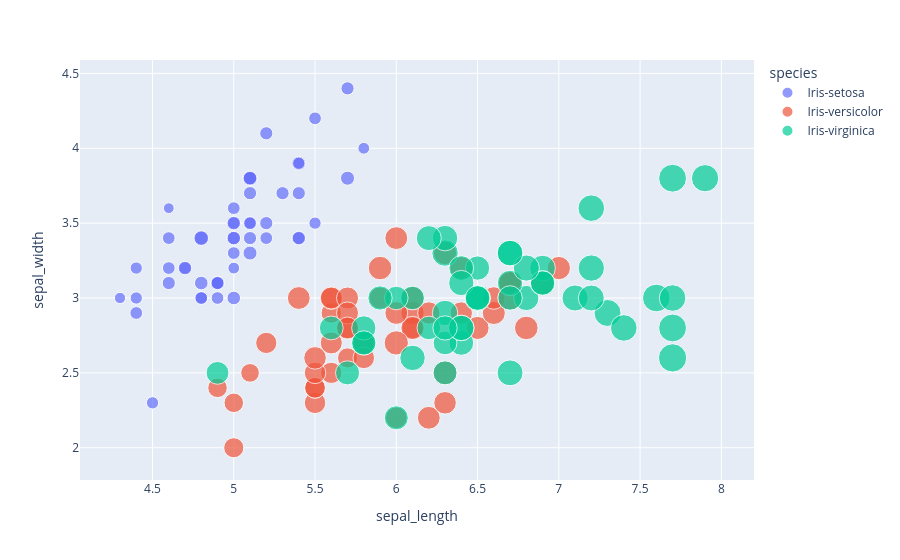

This figure's notebook cell:
### Code cell
plot_sepal = px.scatter(iris, x="sepal_length", y="sepal_width", color="species", size="petal_length")
plot_sepal.show()

### Figure 1 — Plotly figure (JSON) as saved in the notebook; plotly's stock layout.template omitted (floating-point values rounded to 4 significant figures)
{"data": [{"hovertemplate": "species=Iris-setosa<br>sepal_length=%{x}<br>sepal_width=%{y}<br>petal_length=%{marker.size}<extra></extra>", "legendgroup": "Iris-setosa", "marker": {"color": "#636efa", "size": [1.4, 1.4, 1.3, 1.5, 1.4, 1.7, 1.4, 1.5, 1.4, 1.5, 1.5, 1.6, 1.4, 1.1, 1.2, 1.5, 1.3, 1.4, 1.7, 1.5, 1.7, 1.5, 1.0, 1.7, 1.9, 1.6, 1.6, 1.5, 1.4, 1.6, 1.6, 1.5, 1.5, 1.4, 1.5, 1.2, 1.3, 1.5, 1.3, 1.5, 1.3, 1.3, 1.3, 1.6, 1.9, 1.4, 1.6, 1.4, 1.5, 1.4], "sizemode": "area", "sizeref": 0.01725, "symbol": "circle"}, "mode": "markers", "name": "Iris-setosa", "orientation": "v", "showlegend": true, "type": "scatter", "x": [5.1, 4.9, 4.7, 4.6, 5.0, 5.4, 4.6, 5.0, 4.4, 4.9, 5.4, 4.8, 4.8, 4.3, 5.8, 5.7, 5.4, 5.1, 5.7, 5.1, 5.4, 5.1, 4.6, 5.1, 4.8, 5.0, 5.0, 5.2, 5.2, 4.7, 4.8, 5.4, 5.2, 5.5, 4.9, 5.0, 5.5, 4.9, 4.4, 5.1, 5.0, 4.5, 4.4, 5.0, 5.1, 4.8, 5.1, 4.6, 5.3, 5.0], "xaxis": "x", "y": [3.5, 3.0, 3.2, 3.1, 3.6, 3.9, 3.4, 3.4, 2.9, 3.1, 3.7, 3.4, 3.0, 3.0, 4.0, 4.4, 3.9, 3.5, 3.8, 3.8, 3.4, 3.7, 3.6, 3.3, 3.4, 3.0, 3.4, 3.5, 3.4, 3.2, 3.1, 3.4, 4.1, 4.2, 3.1, 3.2, 3.5, 3.1, 3.0, 3.4, 3.5, 2.3, 3.2, 3.5, 3.8, 3.0, 3.8, 3.2, 3.7, 3.3], "yaxis": "y"}, {"hovertemplate": "species=Iris-versicolor<br>sepal_length=%{x}<br>sepal_width=%{y}<br>petal_length=%{marker.size}<extra></extra>", "legendgroup": "Iris-versicolor", "marker": {"color": "#EF553B", "size": [4.7, 4.5, 4.9, 4.0, 4.6, 4.5, 4.7, 3.3, 4.6, 3.9, 3.5, 4.2, 4.0, 4.7, 3.6, 4.4, 4.5, 4.1, 4.5, 3.9, 4.8, 4.0, 4.9, 4.7, 4.3, 4.4, 4.8, 5.0, 4.5, 3.5, 3.8, 3.7, 3.9, 5.1, 4.5, 4.5, 4.7, 4.4, 4.1, 4.0, 4.4, 4.6, 4.0, 3.3, 4.2, 4.2, 4.2, 4.3, 3.0, 4.1], "sizemode": "area", "sizeref": 0.01725, "symbol": "circle"}, "mode": "markers", "name": "Iris-versicolor", "orientation": "v", "showlegend": true, "type": "scatter", "x": [7.0, 6.4, 6.9, 5.5, 6.5, 5.7, 6.3, 4.9, 6.6, 5.2, 5.0, 5.9, 6.0, 6.1, 5.6, 6.7, 5.6, 5.8, 6.2, 5.6, 5.9, 6.1, 6.3, 6.1, 6.4, 6.6, 6.8, 6.7, 6.0, 5.7, 5.5, 5.5, 5.8, 6.0, 5.4, 6.0, 6.7, 6.3, 5.6, 5.5, 5.5, 6.1, 5.8, 5.0, 5.6, 5.7, 5.7, 6.2, 5.1, 5.7], "xaxis": "x", "y": [3.2, 3.2, 3.1, 2.3, 2.8, 2.8, 3.3, 2.4, 2.9, 2.7, 2.0, 3.0, 2.2, 2.9, 2.9, 3.1, 3.0, 2.7, 2.2, 2.5, 3.2, 2.8, 2.5, 2.8, 2.9, 3.0, 2.8, 3.0, 2.9, 2.6, 2.4, 2.4, 2.7, 2.7, 3.0, 3.4, 3.1, 2.3, 3.0, 2.5, 2.6, 3.0, 2.6, 2.3, 2.7, 3.0, 2.9, 2.9, 2.5, 2.8], "yaxis": "y"}, {"hovertemplate": "species=Iris-virginica<br>sepal_length=%{x}<br>sepal_width=%{y}<br>petal_length=%{marker.size}<extra></extra>", "legendgroup": "Iris-virginica", "marker": {"color": "#00cc96", "size": [6.0, 5.1, 5.9, 5.6, 5.8, 6.6, 4.5, 6.3, 5.8, 6.1, 5.1, 5.3, 5.5, 5.0, 5.1, 5.3, 5.5, 6.7, 6.9, 5.0, 5.7, 4.9, 6.7, 4.9, 5.7, 6.0, 4.8, 4.9, 5.6, 5.8, 6.1, 6.4, 5.6, 5.1, 5.6, 6.1, 5.6, 5.5, 4.8, 5.4, 5.6, 5.1, 5.1, 5.9, 5.7, 5.2, 5.0, 5.2, 5.4, 5.1], "sizemode": "area", "sizeref": 0.01725, "symbol": "circle"}, "mode": "markers", "name": "Iris-virginica", "orientation": "v", "showlegend": true, "type": "scatter", "x": [6.3, 5.8, 7.1, 6.3, 6.5, 7.6, 4.9, 7.3, 6.7, 7.2, 6.5, 6.4, 6.8, 5.7, 5.8, 6.4, 6.5, 7.7, 7.7, 6.0, 6.9, 5.6, 7.7, 6.3, 6.7, 7.2, 6.2, 6.1, 6.4, 7.2, 7.4, 7.9, 6.4, 6.3, 6.1, 7.7, 6.3, 6.4, 6.0, 6.9, 6.7, 6.9, 5.8, 6.8, 6.7, 6.7, 6.3, 6.5, 6.2, 5.9], "xaxis": "x", "y": [3.3, 2.7, 3.0, 2.9, 3.0, 3.0, 2.5, 2.9, 2.5, 3.6, 3.2, 2.7, 3.0, 2.5, 2.8, 3.2, 3.0, 3.8, 2.6, 2.2, 3.2, 2.8, 2.8, 2.7, 3.3, 3.2, 2.8, 3.0, 2.8, 3.0, 2.8, 3.8, 2.8, 2.8, 2.6, 3.0, 3.4, 3.1, 3.0, 3.1, 3.1, 3.1, 2.7, 3.2, 3.3, 3.0, 2.5, 3.0, 3.4, 3.0], "yaxis": "y"}], "layout": {"legend": {"itemsizing": "constant", "title": {"text": "species"}, "tracegroupgap": 0}, "margin": {"t": 60}, "xaxis": {"anchor": "y", "domain": [0, 1], "title": {"text": "sepal_length"}}, "yaxis": {"anchor": "x", "domain": [0, 1], "title": {"text": "sepal_width"}}}}
